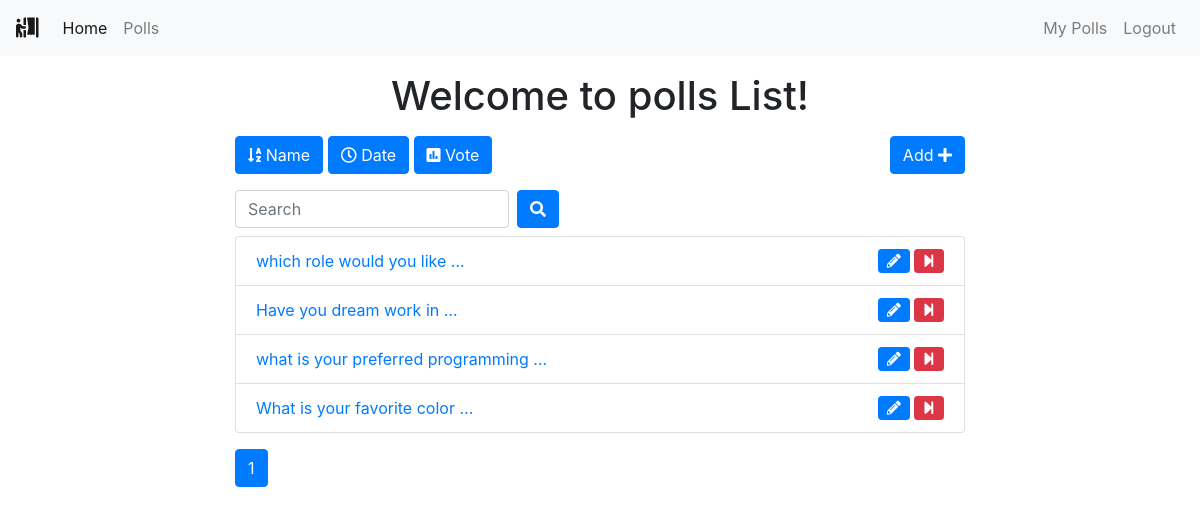
The app's page /polls/list/ (signed in) with its own data.
### polls/models.py (models this page shows, shortened)
class Poll(models.Model):
    owner = models.ForeignKey(User, on_delete=models.CASCADE)
    text = models.TextField()
    pub_date = models.DateTimeField(default=timezone.now)
    active = models.BooleanField(default=True)

### polls/views.py (the view)
# urls.py: path('list/', views.polls_list, name='list'),
@login_required()
def polls_list(request):
    all_polls = Poll.objects.all()
    search_term = ''
    if 'name' in request.GET:
        all_polls = all_polls.order_by('text')
    if 'date' in request.GET:
        all_polls = all_polls.order_by('pub_date')
    if 'vote' in request.GET:
        all_polls = all_polls.annotate(Count('vote')).order_by('vote__count')
    if 'search' in request.GET:
        search_term = request.GET['search']
        all_polls = all_polls.filter(text__icontains=search_term)
    paginator = Paginator(all_polls, 6)  # Show 6 contacts per page
    page = request.GET.get('page')
    polls = paginator.get_page(page)
    get_dict_copy = request.GET.copy()
    params = get_dict_copy.pop('page', True) and get_dict_copy.urlencode()
    print(params)
    context = {
        'polls': polls,
        'params': params,
        'search_term': search_term,
    }
    return render(request, 'polls/polls_list.html', context)

### polls/templates/polls/polls_list.html (shortened to what this page needs)
{% extends 'base.html' %}
{% block content %}
<div class="container">
    <div class="row">
        <div class="col-md-8 offset-sm-2">
            <h1 class="text-center mt-3 mb-3">Welcome to polls List!</h1>
            <a class="btn btn-{% if 'name' in request.GET %}warning{% else %}primary{% endif %} mb-3" href="?name=True"
                role="button"><i class="fas fa-sort-alpha-down"></i>
                Name</a>
            <a class="btn btn-{% if 'date' in request.GET %}warning{% else %}primary{% endif %} mb-3" href="?date=True"
                role="button"><i class="far fa-clock"></i> Date</a>
            <a class="btn btn-{% if 'vote' in request.GET %}warning{% else %}primary{% endif %} mb-3" href="?vote=True"
                role="button"><i class="fas fa-poll"></i> Vote</a>
            <a class="btn btn-primary mb-3 float-right" href="{% url 'polls:add' %}" role="button">Add <i class="fas fa-plus"></i></a>
            <form class="form-inline">
                <div class="form-group mr-sm-2 mb-2">
                    <input type="search" class="form-control" name="search" placeholder="Search" value={{ search_term }}>
                </div>
                <button type="submit" class="btn btn-primary mb-2"><i class="fas fa-search"></i></button>
            </form>
            <ul class="list-group">
                {% for poll in polls %}
                <li class="list-group-item"><a href="{% url 'polls:detail' poll.id %}">{{ poll.text|truncatewords:5 }}
                    </a>
                    {% if request.user == poll.owner %}
                    {% if poll.active %}
                    <a href="{% url 'polls:end_poll' poll.id %}" data-toggle="tooltip" data-placement="top" title="End Poll"
                        onclick="return confirm('Are you sure ?')"><i class="fas fa-step-forward float-right btn btn-danger btn-sm"></i></a>
                    {% endif %}
                    <a href="{% url 'polls:edit' poll.id %}" class="mr-3" data-toggle="tooltip" data-placement="top"
                        title="Edit Poll"><i class="fas fa-pencil-alt float-right btn btn-primary btn-sm mr-1"></i></a>
                    {% endif %}
                </li>
                {% endfor %}
            </ul>
            <nav class="mt-3">
                <ul class="pagination">
                    <li class="page-item active"><a class="page-link" href="">{{ polls.number }}</a></li>
                </ul>
            </nav>
        </div>
    </div>
</div>
{% endblock content %}

### records on screen
Poll: text "which role would you like …", active True (drawn)
Poll: text "Have you dream work in …", active True (drawn)
Poll: text "what is your preferred programming …", active True (drawn)
Poll: text "What is your favorite color …", active True (drawn)

### other values on screen
{{ polls.number }} "1"
